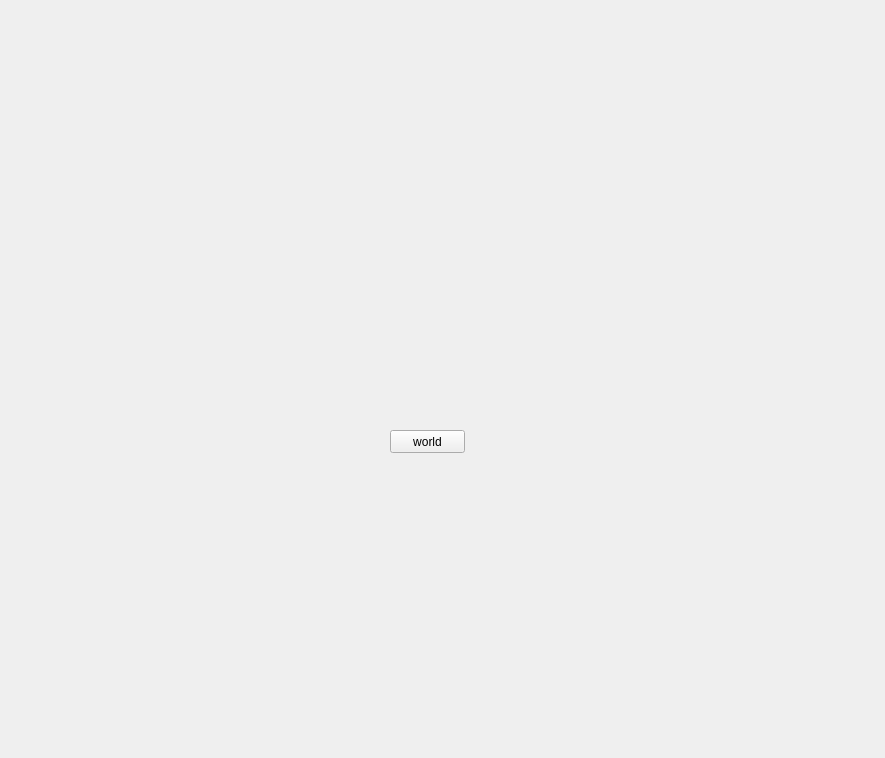
<?xml version="1.0" encoding="UTF-8"?>
<ui version="4.0">
 <class>Form</class>
 <widget class="QWidget" name="Form">
  <property name="geometry">
   <rect>
    <x>0</x>
    <y>0</y>
    <width>885</width>
    <height>758</height>
   </rect>
  </property>
  <property name="windowTitle">
   <string>Form</string>
  </property>
  <widget class="QStackedWidget" name="stackedWidget">
   <property name="geometry">
    <rect>
     <x>220</x>
     <y>330</y>
     <width>651</width>
     <height>241</height>
    </rect>
   </property>
   <property name="currentIndex">
    <number>1</number>
   </property>
   <widget class="QWidget" name="page">
    <widget class="QPushButton" name="pushButton">
     <property name="geometry">
      <rect>
       <x>110</x>
       <y>80</y>
       <width>75</width>
       <height>23</height>
      </rect>
     </property>
     <property name="text">
      <string>Hello</string>
     </property>
    </widget>
   </widget>
   <widget class="QWidget" name="page_2">
    <widget class="QPushButton" name="pushButton_2">
     <property name="geometry">
      <rect>
       <x>170</x>
       <y>100</y>
       <width>75</width>
       <height>23</height>
      </rect>
     </property>
     <property name="text">
      <string>world</string>
     </property>
    </widget>
   </widget>
  </widget>
 </widget>
 <resources/>
 <connections/>
</ui>
